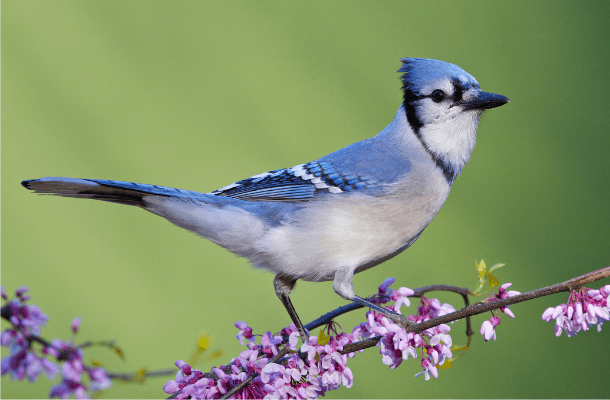
#> input picture backend/template/bird.png, 610 x 400 px
$ python image-resizing.py   (older library calls are emulated)
#> lines starting #> are read from the running program, lines starting #| are printed output that depends on the picture
from PIL import Image
from io import BytesIO
import base64

# img = Image.open("./backend/template/bird.png")

FIXED_WIDTH = 300
FIXED_HEIGHT = 200

resize = 0.1

with open("./backend/template/bird.png", "rb") as pdf_file:
    encoded_string = base64.b64encode(pdf_file.read())

img = Image.open(BytesIO(base64.b64decode(encoded_string)))
#> img is the input picture: PIL image 610x400 P; mean R, G, B 131.4, 147.7, 109.2
resize = FIXED_WIDTH/img.size[0] if (FIXED_WIDTH/img.size[0] > FIXED_HEIGHT/img.size[1]) else FIXED_HEIGHT/img.size[1]
#> resize = 0.5

x = img.size[0]
#> x = 610
y = img.size[1]
#> y = 400

img = img.resize(( int(x*resize), int(y*resize)),Image.ANTIALIAS)
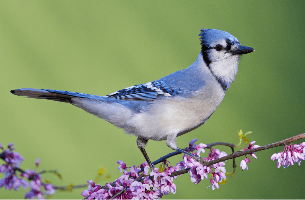
#> img: PIL image 305x200 P; mean R, G, B 131.5, 147.6, 109.2

# img.save("./backend/template/bird-2.png",optimize=True,quality=95)

buffered = BytesIO()
img.save(buffered, format="png")
img_str = base64.b64encode(buffered.getvalue())

print(img_str.decode("utf-8"))
